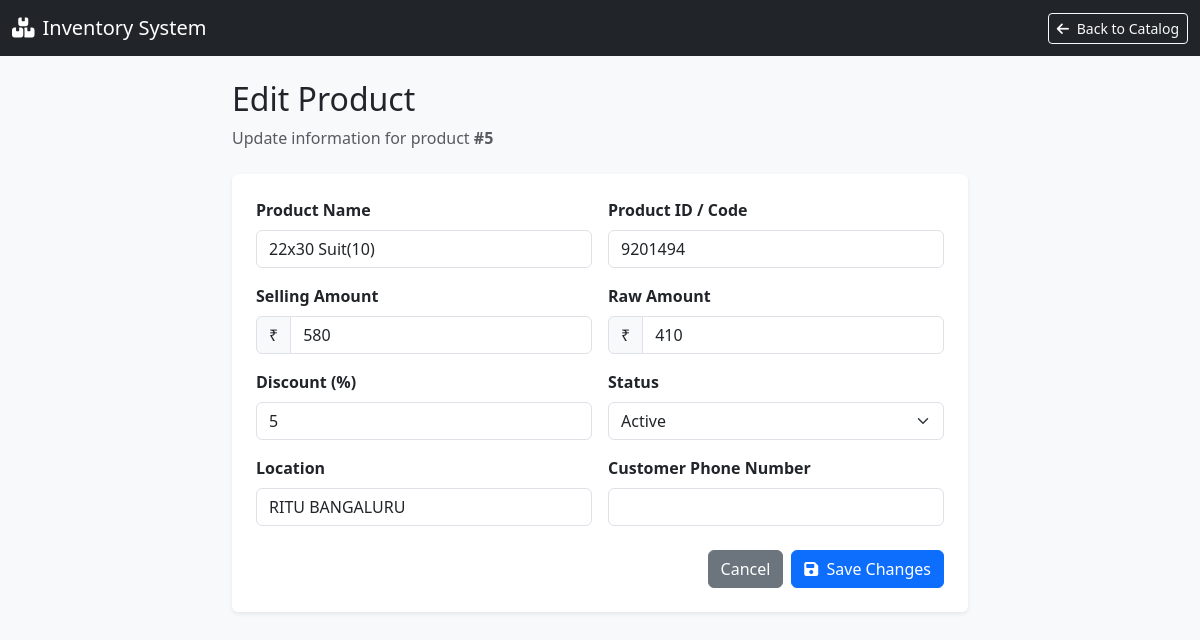
The app's page /edit_product/5 (signed in) with its own data.
### app.py (models this page shows, shortened)
class Product(db.Model) :
    id = db.Column(db.Integer,primary_key=True)
    billing_id = db.Column(db.Integer, db.ForeignKey('billing.id'), nullable=True)
    product_name = db.Column(db.String(100))
    product_id = db.Column(db.String(100), nullable=True)
    product_selling_amount = db.Column(db.Integer)
    product_raw_amount = db.Column(db.Integer,nullable=True)
    backup_product_selling_amount = db.Column(db.Integer, nullable=True,default=None)  # New field to store the original selling amount for discount restoration
    backup_product_raw_amount = db.Column(db.Integer, default=None,nullable=True)  # New field to store the original raw amount for discount restoration
    discount = db.Column(db.Integer,nullable=True)
    product_location = db.Column(db.String(100),nullable=True,default=None)
    product_entry_date = db.Column(db.String(100),nullable=True)
    product_exit_date = db.Column(db.DateTime, default=None,nullable=True)
    customer_phone_number = db.Column(db.String(10), db.ForeignKey('customer.customer_phone_number'), default=None, nullable=True)
    status = db.Column(db.String(20), default='active')  # active, sold, expired, etc.

### app.py (the view, shortened to what this page needs)
@app.route('/edit_product/<int:id>', methods=['GET', 'POST'])
@login_required
def edit_product(id):
    product = Product.query.get_or_404(id)
    return render_template('edit_product.html', product=product)

### app.py (called while the page is built)
@login_manager.user_loader
def load_user(user_id):
    uid = int(user_id)
    user = User.query.get(uid)
    if user:
        return user
    shop_dealer = ShopDealer.query.get(uid)
    if shop_dealer:
        return shop_dealer
    return None

### templates/edit_product.html (shortened to what this page needs)
<!DOCTYPE html>
<html lang="en">
<head>
    <link href="https://cdn.jsdelivr.net/npm/bootstrap@5.3.0/dist/css/bootstrap.min.css" rel="stylesheet">
    <link href="https://cdnjs.cloudflare.com/ajax/libs/font-awesome/6.4.0/css/all.min.css" rel="stylesheet">
</head>
<body>
    <nav class="navbar navbar-expand-lg navbar-dark bg-dark mb-4">
        <div class="container-fluid">
            <a class="navbar-brand" href="/product_page"><i class="fas fa-boxes-stacked me-2"></i>Inventory System</a>
            <div class="d-flex">
                <a href="/product_page" class="btn btn-outline-light btn-sm"><i class="fas fa-arrow-left me-1"></i> Back to Catalog</a>
            </div>
        </div>
    </nav>
    <div class="container my-4">
        <div class="row justify-content-center">
            <div class="col-lg-8 col-md-10">
                <div class="d-flex justify-content-between align-items-center mb-4">
                    <div>
                        <h2>Edit Product</h2>
                        <p class="text-muted mb-0">Update information for product <strong>#{{ product.id }}</strong></p>
                    </div>
                </div>
                <div class="card p-4">
                    <form method="POST">
                        <div class="row g-3">
                            <div class="col-md-6">
                                <label for="product_name" class="form-label fw-bold">Product Name</label>
                                <input type="text" class="form-control" id="product_name" name="product_name" value="{{ product.product_name }}" required>
                            </div>
                            <div class="col-md-6">
                                <label for="product_id" class="form-label fw-bold">Product ID / Code</label>
                                <input type="text" class="form-control" id="product_id" name="product_id" value="{{ product.product_id or '' }}">
                            </div>
                            <div class="col-md-6">
                                <label for="product_selling_amount" class="form-label fw-bold">Selling Amount</label>
                                <div class="input-group">
                                    <span class="input-group-text">₹</span>
                                    <input type="number" class="form-control" id="product_selling_amount" name="product_selling_amount" value="{{ product.product_selling_amount }}" required>
                                </div>
                            </div>
                            <div class="col-md-6">
                                <label for="product_raw_amount" class="form-label fw-bold">Raw Amount</label>
                                <div class="input-group">
                                    <span class="input-group-text">₹</span>
                                    <input type="number" class="form-control" id="product_raw_amount" name="product_raw_amount" value="{{ product.product_raw_amount or '' }}">
                                </div>
                            </div>
                            <div class="col-md-6">
                                <label for="discount" class="form-label fw-bold">Discount (%)</label>
                                <input type="number" class="form-control" id="discount" name="discount" value="{{ product.discount or '' }}" placeholder="e.g., 10">
                            </div>
                            <div class="col-md-6">
                                <label for="status" class="form-label fw-bold">Status</label>
                                <select class="form-select" id="status" name="status">
                                    <option value="active" {% if product.status == 'active' %}selected{% endif %}>Active</option>
                                </select>
                            </div>
                            <div class="col-md-6">
                                <label for="product_location" class="form-label fw-bold">Location</label>
                                <input type="text" class="form-control" id="product_location" name="product_location" value="{{ product.product_location or '' }}">
                            </div>
                            <div class="col-md-6">
                                <label for="customer_phone_number" class="form-label fw-bold">Customer Phone Number</label>
                                <input type="text" class="form-control" id="customer_phone_number" name="customer_phone_number" value="{{ product.customer_phone_number or '' }}" maxlength="10">
                            </div>
                            <div class="col-12 mt-4 d-flex justify-content-end gap-2">
                                <a href="/product_page" class="btn btn-secondary">Cancel</a>
                                <button type="submit" class="btn btn-primary"><i class="fas fa-save me-1"></i> Save Changes</button>
                            </div>
                        </div>
                    </form>
                </div>
            </div>
        </div>
    </div>
</body>
</html>

### templates/edit_product.html (style rules this page uses)
body { background-color: #f8f9fa; }
.card { border: none; box-shadow: 0 0.125rem 0.25rem rgba(0, 0, 0, 0.075); }

### records on screen
Product: id "5", product_name "22x30 Suit(10)", product_id "9201494", product_selling_amount "580", product_raw_amount "410", discount "5", status "Active", product_location "RITU BANGALURU"
